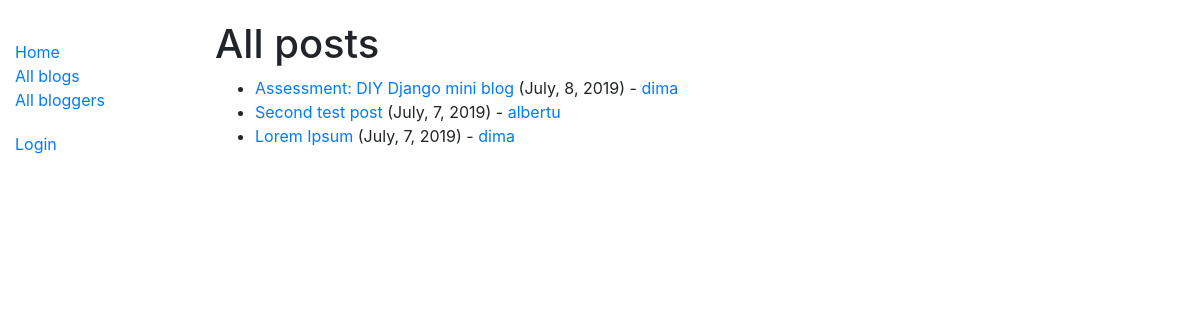
/blog/blogs/, run on the app's committed database.
### blog/models.py (models this page shows, shortened)
class Post(models.Model):
	title = models.CharField(max_length=100)
	body = models.TextField()
	created_at = models.DateTimeField(auto_now_add=True)
	author = models.ForeignKey(Author, on_delete=models.SET_NULL, null=True)
	def format_created_at(self):
		return self.created_at.strftime('%B, %-d, %Y')
	def get_absolute_url(self):
		return reverse('post-detail', args=[str(self.id)])
	class Meta:
		ordering = ['-created_at']

class Author(models.Model):
	user = models.ForeignKey(User, on_delete=models.SET_NULL, null=True)
	bio = models.TextField(max_length=500)
	def __str__(self):
		return self.user.username
	def get_absolute_url(self):
		return reverse('author-detail', args=[str(self.id)])
	class Meta:
		ordering = ['user']

### blog/views.py (the view)
# urls.py: path('blogs/', views.PostListView.as_view(), name='posts'),
class PostListView(generic.ListView):
	model = Post
	paginate_by = 5

### blog/templates/blog/post_list.html (shortened to what this page needs)
{% extends "base_generic.html" %}
{% block content %}
	<h1>All posts</h1>
	{% if post_list %}
	<ul>
		{% for post in post_list %}
			<li>
				<a href="{{ post.get_absolute_url }}">{{ post.title }}</a> ({{ post.format_created_at }}) -
				<a href="{{ post.author.get_absolute_url }}">{{ post.author }}</a>
			</li>
		{% endfor %}
	</ul>
	{% else %}
		<h4>There are no posts in blog.</h4>
	{% endif %}
{% endblock %}

### blog/static/css/styles.css (style rules this page uses)
body { margin-top: 20px; }

### data on the page
Post: title "Assessment: DIY Django mini blog", format_created_at "July, 8, 2019", author "dima"
Post: title "Second test post", format_created_at "July, 7, 2019", author "albertu"
Post: title "Lorem Ipsum", format_created_at "July, 7, 2019", author "dima"
